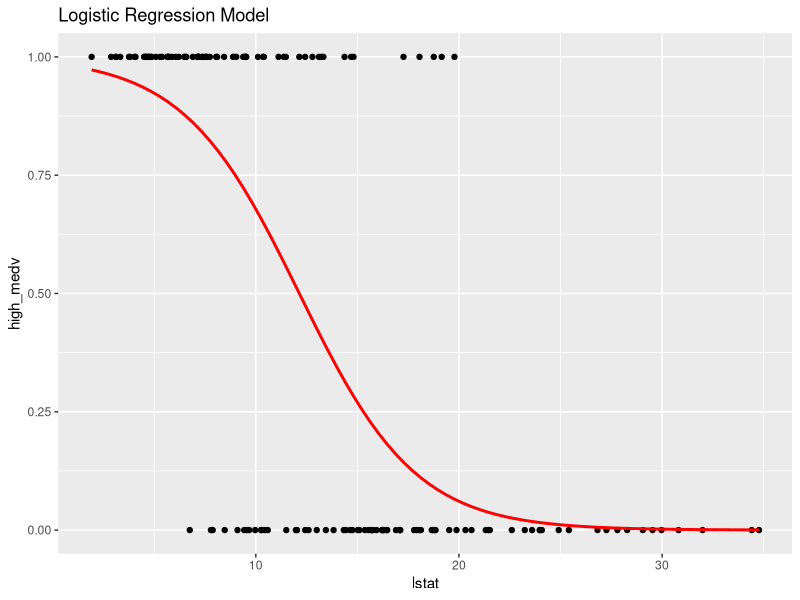

Source code (R):
## ---- chunk 1
knitr::opts_chunk$set(echo = TRUE)
## ---- chunk 2
library(MASS)
data <- Boston

processed_data <- na.omit(data)

processed_data$high_medv <- ifelse(processed_data$medv > median(processed_data$medv), 1, 0)
head(processed_data)
summary(processed_data)
str(processed_data)
nrow(processed_data)
## ---- chunk 3
library(caret)

indexs = createDataPartition(processed_data$high_medv, times = 1, p = 0.7, list = F) 
#times = no. of times to be split
#p = percentage of data to be used for training, here 70% is used of training and 30% for testing

train = processed_data[indexs, ]
nrow(train)
test = processed_data[-indexs, ]
nrow(test)
## ---- chunk 4
# y - high_medv - dependent
# x - lstat - independent
# dependent ~ independent
model <- glm(processed_data$high_medv ~ processed_data$lstat, data = train)
model
summary(model)
## ---- chunk 5
predicted <- predict(model, newdata = test)
predicted <- ifelse(predicted>mean(predicted),1,0)
predicted

length(predicted)
length(processed_data$high_medv)

#acc<- mean(predicted== test$high_medv)
#acc

#cm <- table(test$high_medv, predicted)
cm <- table(processed_data$high_medv, predicted)
cm

#confusionMatrix(processed_data$high_medv, predicted)

## ---- chunk 6
library(ggplot2)

ggplot(data = test, aes(x = lstat, y = high_medv)) +
  geom_point() +
  stat_smooth(method = "glm", method.args = list(family = "binomial"), se = FALSE, color = "red") +
  labs(title = "Logistic Regression Model", x = "lstat", y = "high_medv")
